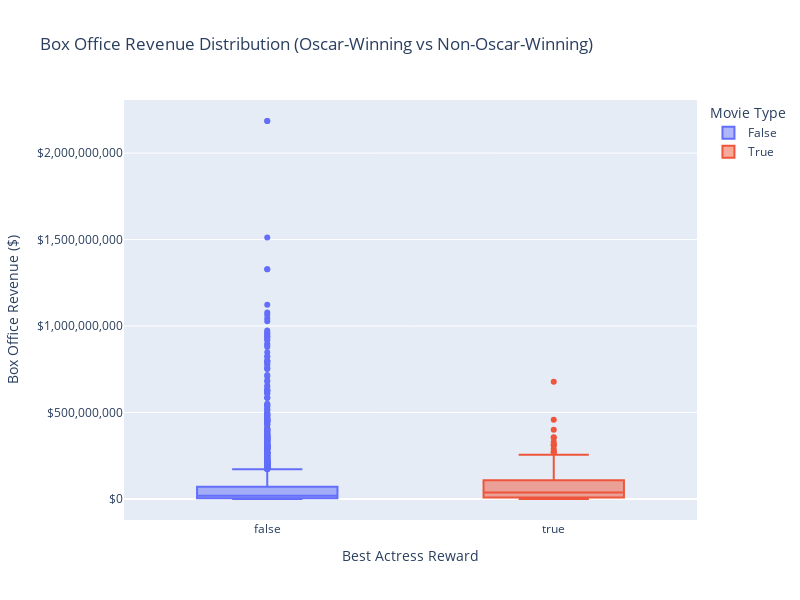

This figure's notebook cell:
### Code cell
# Prepare data for box office revenue comparison
print(oscar_movies_all.columns)
box_office_data = oscar_act_movies_all[['Movie box office revenue', 'Best Actress Reward']].dropna()

# Create a box plot to show the distribution of box office revenue
fig = px.box(
    box_office_data,
    x='Best Actress Reward',
    y='Movie box office revenue',
    title='Box Office Revenue Distribution (Oscar-Winning vs Non-Oscar-Winning)',
    labels={'Best Actress Reward': 'Movie Type', 'Movie box office revenue': 'Box Office Revenue ($)'},
    color='Best Actress Reward'
)

# Update layout for better readability⁄
fig.update_layout(
    xaxis=dict(title='Best Actress Reward'),
    yaxis=dict(title='Box Office Revenue ($)', tickformat='$,.0f'),
    width=800,  # Adjust figure width
    height=600  # Adjust figure height
)

# Uncomment this to visualize
fig.show()

### Figure 1 — Plotly figure (JSON) as saved in the notebook; plotly's stock layout.template omitted (floating-point values rounded to 4 significant figures; data arrays with more than 128 entries replaced by an {"elided": "..."} marker saying what was removed)
{"data": [{"alignmentgroup": "True", "hovertemplate": "Movie Type=%{x}<br>Box Office Revenue ($)=%{y}<extra></extra>", "legendgroup": "False", "marker": {"color": "#636efa"}, "name": "False", "notched": false, "offsetgroup": "False", "orientation": "v", "showlegend": true, "type": "box", "x": {"elided": "2661 bool values"}, "x0": " ", "xaxis": "x", "y": {"elided": "2661 int values"}, "y0": " ", "yaxis": "y"}, {"alignmentgroup": "True", "hovertemplate": "Movie Type=%{x}<br>Box Office Revenue ($)=%{y}<extra></extra>", "legendgroup": "True", "marker": {"color": "#EF553B"}, "name": "True", "notched": false, "offsetgroup": "True", "orientation": "v", "showlegend": true, "type": "box", "x": [true, true, true, true, true, true, true, true, true, true, true, true, true, true, true, true, true, true, true, true, true, true, true, true, true, true, true, true, true, true, true, true, true, true, true, true, true, true, true, true, true, true, true, true, true, true, true, true, true, true, true, true, true, true, true, true, true, true, true, true, true, true, true, true, true, true, true, true, true, true, true, true, true, true, true, true, true, true, true, true, true, true, true, true, true, true, true, true, true, true, true, true, true, true, true, true, true, true, true, true, true, true, true, true, true, true, true, true, true, true, true, true, true, true, true, true, true, true, true, true, true, true, true, true], "x0": " ", "xaxis": "x", "y": [35892330, 48362207, 60378584, 2000000, 354825435, 86274793, 1750000, 120072577, 108901967, 133432856, 124731534, 156239800, 8000000, 146900000, 206678440, 24379978, 102272727, 54501383, 3359465, 1400000, 52293982, 43848100, 4000000, 356296601, 25966555, 61276872, 61749765, 400000000, 31853080, 9600000, 2000000, 114943631, 20629846, 1900000, 17005229, 268500000, 20000000, 20000000, 42765000, 51973029, 16800000, 677387716, 8000000, 30036000, 40157856, 272742922, 272742922, 10000000, 4150000, 47405566, 289317794, 23650000, 58500000, 23380203, 2400000, 14743391, 1700000, 52767889, 34901614, 72000000, 44909486, 7552000, 106260000, 40000000, 5641711, 22228000, 329398046, 3500000, 2385000, 457640427, 32653905, 32653905, 18600000, 314178011, 314178011, 950000, 582000, 12000000, 256271286, 3000000, 3300000, 15445131, 2500000, 2500000, 56666667, 216763646, 4613000, 119285432, 119285432, 8500000, 33300000, 31132592, 51700000, 60611975, 4500000, 32078318, 108981275, 108981275, 83700000, 4000000, 309208309, 186438883, 229163264, 67182787, 104876233, 38251425, 22276975, 8440000, 4200000, 11533945, 12512637, 156822020, 108846072, 2300000, 6900000, 145793296, 49233161, 3252000, 7260000, 108423489, 8878000, 32029928, 76181545, 83088295], "y0": " ", "yaxis": "y"}], "layout": {"boxmode": "overlay", "height": 600, "legend": {"title": {"text": "Movie Type"}, "tracegroupgap": 0}, "title": {"text": "Box Office Revenue Distribution (Oscar-Winning vs Non-Oscar-Winning)"}, "width": 800, "xaxis": {"anchor": "y", "categoryarray": [false, true], "categoryorder": "array", "domain": [0, 1], "title": {"text": "Best Actress Reward"}}, "yaxis": {"anchor": "x", "domain": [0, 1], "tickformat": "$,.0f", "title": {"text": "Box Office Revenue ($)"}}}}
